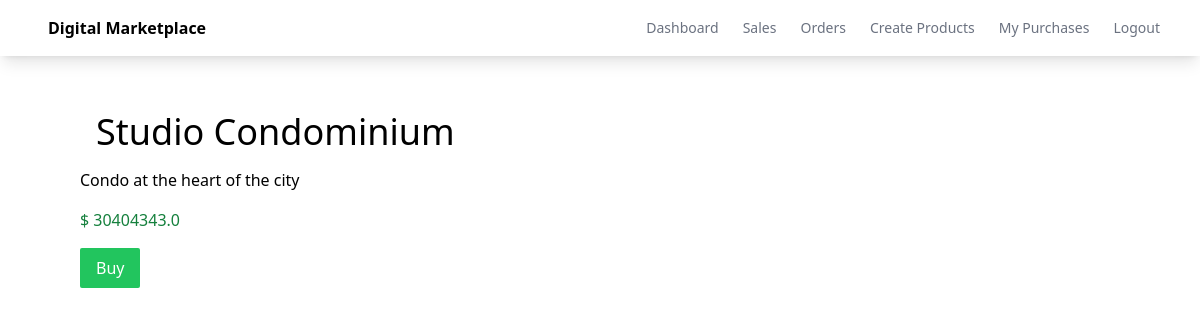
The app's page /product/3 with its own data.
### myapp/models.py (models this page shows, shortened)
class Product(models.Model):
    name = models.CharField(max_length=100)
    description = models.CharField(max_length=100)
    price = models.FloatField()
    file = models.FileField(upload_to='uploads')

### myapp/views.py (the view)
# urls.py: path('product/<int:id>', views.detail, name='detail'),
def detail(request, id):
    product = Product.objects.get(id=id)
    return render(request, 'myapp/detail.html', {'product': product})

### myapp/templates/myapp/detail.html (shortened to what this page needs)
{% extends 'myapp/base.html' %}
{% block body %}
<div class="flex p-10">
    <div class="pl-10">
        <div class="text-4xl m-4">{{ product.name }}</div>
        <div class="mb-4">{{ product.description }}</div>
        <div class="mb-4 text-green-700 fort-bold">$ {{ product.price }}</div>
        <div>
            <button id="checkout-button" class="bg-green-500 text-white px-4 py-2 rounded-sm">Buy</button>
        </div>
    </div>
</div>
{% endblock %}

### records on screen
Product: name "Studio Condominium", description "Condo at the heart of the city", price "30404343.0"
